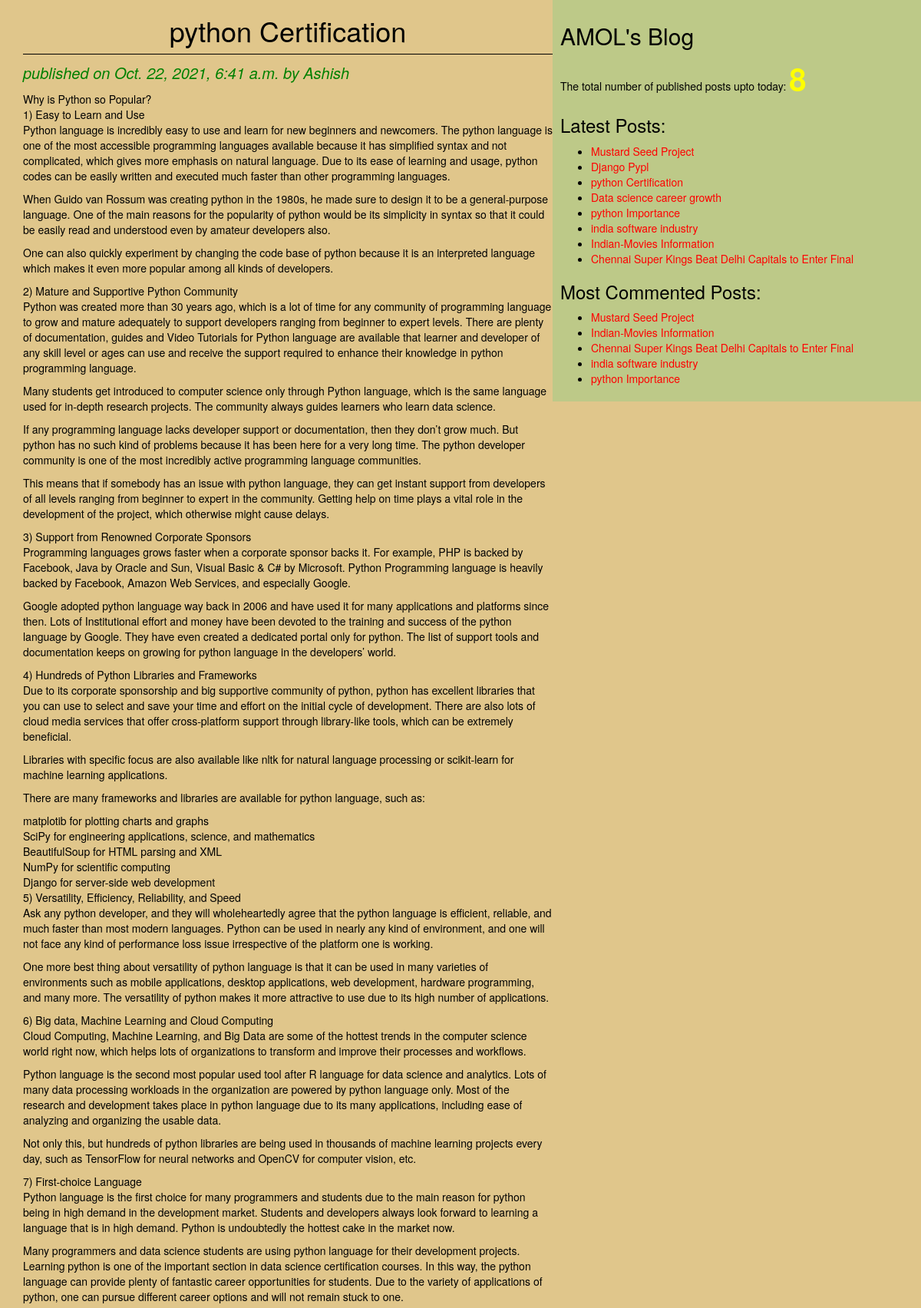
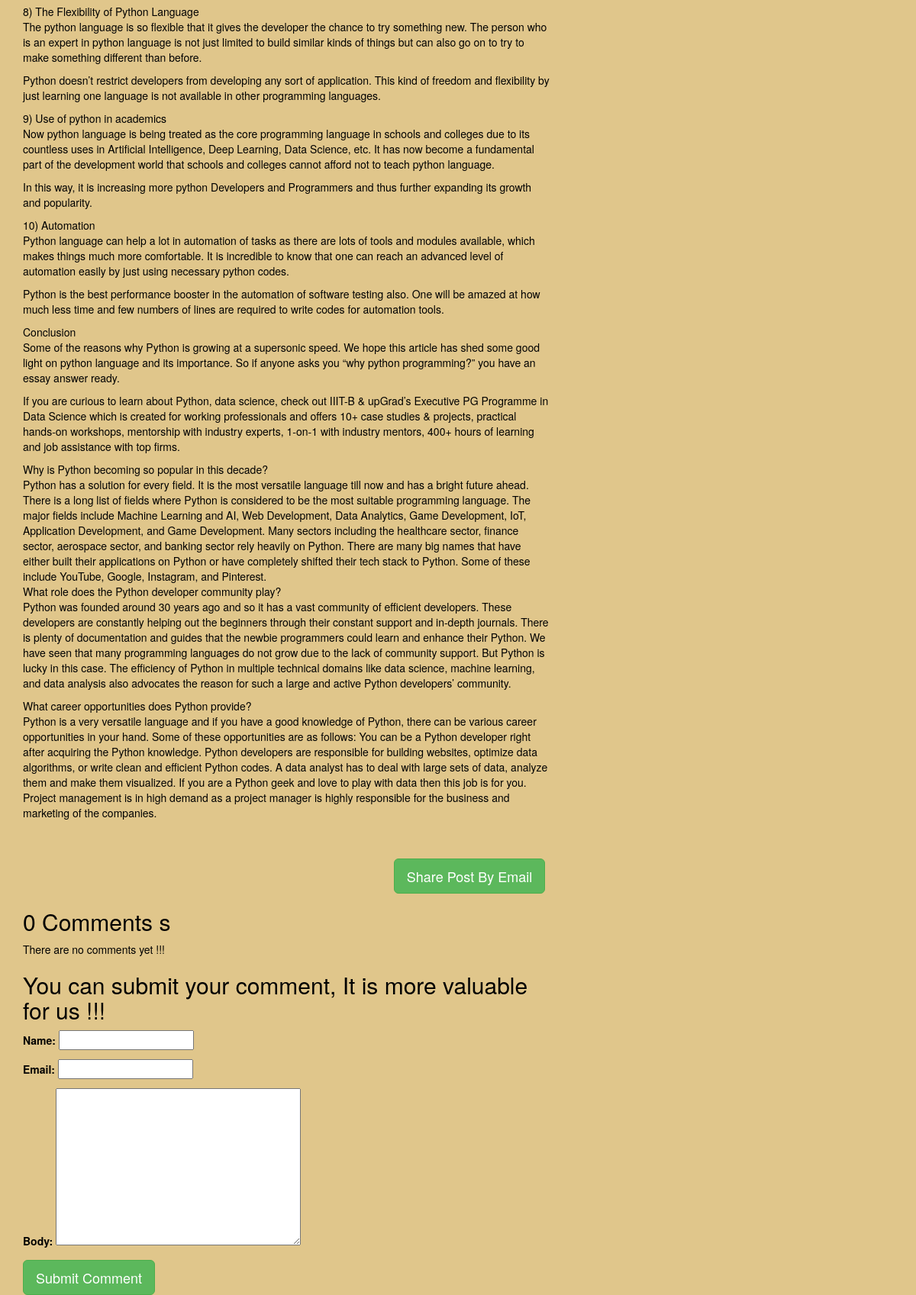
Page /2021/10/22/python-certification/ on the committed database (2 pictures, top to bottom).
### blogApp/models.py (models this page shows, shortened)
class Post(models.Model):
    STATUS_CHOICES=(('draft','Draft'),('published','Published'))
    title=models.CharField(max_length=256)
    slug=models.SlugField(max_length=264, unique_for_date='publish')
    author=models.ForeignKey(User,related_name='blog_posts', on_delete=models.CASCADE) # author is a foreignkey pointing the data from user table on_delete=models.CASCADE that argument must be required otherwise we will get one argument missing error.
    body=models.TextField()
    publish=models.DateTimeField(default=timezone.now) # for taken current time zone
    created=models.DateTimeField(auto_now_add=True) # whenever we have updated last post on blog Application
    updated=models.DateTimeField(auto_now=True)
    status=models.CharField(max_length=10, choices=STATUS_CHOICES, default='draft')
    objects=CustomManager()
    tags=TaggableManager()
    class Meta:
        ordering=('-publish',) #make sure single value tuple ends with comma
    def get_absolute_url(self):
        return reverse('post_detail',args=[self.publish.year, self.publish.strftime('%m'), self.publish.strftime('%d'), self.slug])

### blogApp/views.py (the view)
# urls.py: path('<year>/<month>/<day>/<post>/',views.post_detail_view, name='post_detail'),
def post_detail_view(request, year, month, day, post):
    post= get_object_or_404(Post, slug=post,
                                    status='published',
                                    publish__year=year,
                                    publish__month=month,
                                    publish__day=day)
    comments=post.comments.filter(active=True)
    csubmit=False
    if request.method=='POST':
        form=CommentForm(request.POST)
        if form.is_valid():
            new_comment=form.save(commit=False)
            new_comment.post=post
            new_comment.save()
            csubmit=True
    else:
        form=CommentForm()
    return render(request,'blogApp/post_detail.html',{'post':post, 'form':form, 'csubmit':csubmit, 'comments':comments})

### blogApp/forms.py
class CommentForm(forms.ModelForm):
    class Meta:
        model=Comment
        fields=('name','email','body')

### blogApp/models.py (called while the page is built)
    def get_queryset(self):
        return super().get_queryset().filter(status='published')

### blogApp/templatetags/blog_tags.py (called while the page is built)
@register.simple_tag(name='my_tag')
def total_posts(): # instate of total_post we can any other name
    return Post.objects.count()

@register.inclusion_tag('blogApp/latest_posts123.html')
def show_latest_posts(count):
    latest_posts=Post.objects.order_by('-publish')[:count]
    return {'latest_posts':latest_posts}

@register.simple_tag
def get_most_commented_posts(count=5):
    return Post.objects.annotate(total_comments=Count('comments')).order_by('-total_comments')[:count]

### templates/blogApp/post_detail.html (shortened to what this page needs)
{%extends 'blogApp/base.html'%}
    {%block content%}
    <h1>{{post.title}}</h1>
    <p id='date'> published on {{post.publish}} by {{post.author|title}} </p>
    {{post.body|linebreaks}} <br> <br>
        <div class="container", align='center'>
            <a href="/{{post.id}}/share" class="btn btn-lg btn-success" target="_blank">Share Post By Email</a>
        </div>
        {%with comments.count as comments_count%}
            <h2>{{comments_count}} Comments {{comments_count|pluralize}}</h2>
        {%endwith%}
            {%if comments%}
                {%for comment in comments%}
                <p id="ch"> Comment {{forloop.counter}} by {{comment.name}} on {{comment.created}} </p>
                <div class="cb">{{comment.body|linebreaks}}</div>
                {%endfor%}
                <hr>
            {%else%}
                    <p>There are no comments yet !!!</p>
            {%endif%}
            {%if csubmit%}
                <h2>Your comment Added Successfully !!!</h2>
            {%else%}
                <h2>You can submit your comment, It is more valuable for us !!!</h2>
                <form method="POST">
                    {{form.as_p}}
                    <input type="submit" class="btn btn-lg btn-success" value="Submit Comment">
                </form>
            {%endif%}
    {%endblock%}

### templates/blogApp/base.html (shortened to what this page needs)
<!DOCTYPE html>
{%load blog_tags %}
{%load static%}
<html lang="en">
<head>
    <link rel="stylesheet" href="https://maxcdn.bootstrapcdn.com/bootstrap/3.3.7/css/bootstrap.min.css">
    <link rel="stylesheet" href="{% static 'css/blog.css'%}">
</head>
<body>
    <div class="content">
       {%block content%}{%endblock%}
    </div>
    <div class="sidebar">
        <h2>AMOL's Blog</h2>
        <p>The total number of published posts upto today: <span id='pcount'> {%my_tag%} </span></p>
        <h3>Latest Posts:</h3>{%show_latest_posts 100%}
        <h3>Most Commented Posts:</h3>
        {%get_most_commented_posts as most_commented_posts %}
        <ul>
            {%for post in most_commented_posts %}
            <li><a href="{{post.get_absolute_url}}">{{post.title}}</a></li>
            {%endfor%}
        </ul>
    </div>
</body>
</html>

### templates/blogApp/latest_posts123.html
<ul>
    {%for post in latest_posts%}
    <li><a href="{{post.get_absolute_url}}"> {{post.title}}</a></li>
    {%endfor%}
</ul>

### static/css/blog.css (style rules this page uses)
.content { width:60%; float: left; padding: 0 0 0 30px; background-color: #e0c68b; height: 100%; }
.sidebar { width: 40%; float: right; padding: 10px; background-color: #bdc988; height: 100%; }
h1 { text-align: center; border-bottom: 1px solid black; padding-bottom: 10px; }
body { color: black; background-color:#e0c68b ; }
#date { color: green; font-size: 20px; font-style: italic; }
a { color:red; }
#pcount { font-size: 40px; color: yellow; font-weight: bold; }

### rows in the picture
Post: title "python Certification", publish "Oct. 22, 2021, 6:41 a.m.", author "Ashish", body "Why is Python so Popular? 1) Easy to Learn and Use Python language is incredibly easy to use and learn for new beginners and newcomers. The python language is one of the most accessible programming languages available because it has simplified syntax and not complicated, which gives more emphasis on natural language. Due to its ease of learning and usage, python codes can be easily written and executed much faster than other programming languages. When Guido van Rossum was creating python in the 1980s, he made sure to design it to be a general-purpose language. One of the main reasons for the popularity of python would be its simplicity in syntax so that it could be easily read and…"
Post: title "Mustard Seed Project"
Post: title "Django Pypl"
Post: title "Data science career growth"
Post: title "python Importance"
Post: title "india software industry"
Post: title "Indian-Movies Information"
Post: title "Chennai Super Kings Beat Delhi Capitals to Enter Final"

### other values in the picture
{{ comments_count }} "0"
